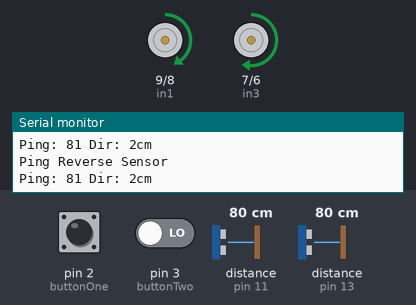
A sketch run on a simulated Arduino Uno, built with avr-gcc and run on an emulated ATmega328P. Parts: motor-driver pin pairs drawn as motors (green arrow = first pin HIGH = forward, orange = second pin HIGH = backward, longer = more drive, scaled by the enable pin), the last lines printed to the serial monitor. The test bench sets the inputs (shaded band); at power-on: pin 2 (buttonOne) LOW, distance to the obstacle (sensors on pin 11, pin 13) 80 cm, pin 3 (buttonTwo) LOW. The echo pulse lasts 58.3 µs per cm.

Above: at 13.3 s.
13.4 s: pin 2 (buttonOne) pulled HIGH for 3.2 s
At 15.1 s:
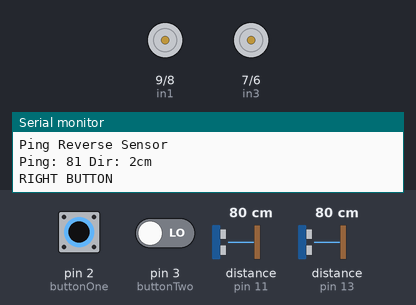
18.1 s: distance to the obstacle (sensor on pin 11) set to 4 cm
At 20.7 s:
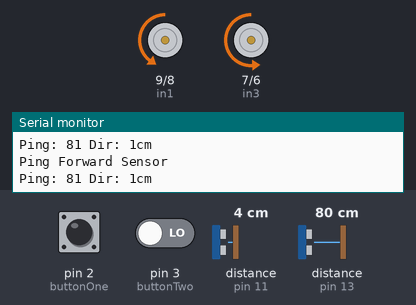
40.1 s: distance to the obstacle (sensor on pin 13) set to 47 cm
62.1 s: pin 2 (buttonOne) driven HIGH and pin 3 (buttonTwo) driven HIGH
74.4 s: distance to the obstacle (sensor on pin 11) set to 60 cm
Timing chart, 0 to 86.2 s (numbered marks = the images above; inputs shaded):
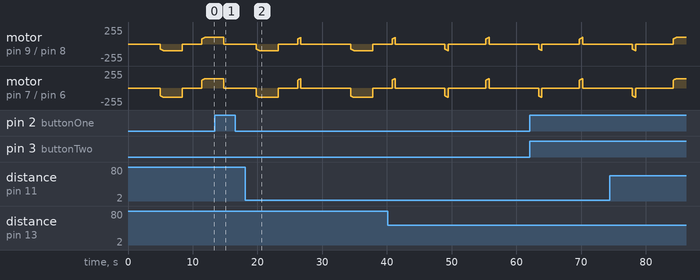

The sketch:

MyRobot01.ino
```cpp
#include <NewPing.h>

// configure ultrasonic rangefinger pins...
#define TRIGGER_PIN  12  // Arduino pin tied to trigger pin on the ultrasonic sensor.
#define ECHO_PIN_REV 11  // Arduino pin tied to echo pin on the ultrasonic sensor.
#define ECHO_PIN_FWD 13  // Arduino pin tied to echo pin on the ultrasonic sensor.
#define MAX_DISTANCE 200 // Maximum distance we want to ping for (in centimeters). Maximum sensor distance is rated at 400-500cm.

// configure motor controller pins...
// motor one:
int enA = 10;
int in1 = 9;
int in2 = 8;
// motor two:
int enB = 5;
int in3 = 7;
int in4 = 6;

// constants won't change. They're used here to set pin numbers:
const int buttonOne = 2;      // the number of the pushbutton pin
const int buttonTwo = 3;      // the number of the LED pin

// variables will change:
int buttonOneState = 0;       // variable for reading the pushbutton status
int buttonTwoState = 0;       // variable for reading the pushbutton status

// NewPing setup of pins and maximum distance.
NewPing sonarFwd(TRIGGER_PIN, ECHO_PIN_FWD, MAX_DISTANCE);

// NewPing setup of pins and maximum distance.
NewPing sonarRev(TRIGGER_PIN, ECHO_PIN_REV, MAX_DISTANCE);


unsigned int pingDelay(int duration, int pingdir)
{
  int p = 0;

  for (int i = 1; i < duration / 75; i++) {
    if (pingdir == 1) {
      p = sonarFwd.ping_cm();
      Serial.println("Ping Forward Sensor");
    }
    else {
      p = sonarRev.ping_cm();
      Serial.println("Ping Reverse Sensor");
    }
    Serial.print("Ping: ");
    Serial.print(p);          // Send ping, get distance in cm and print result (0 = outside set distance range)
    Serial.print(" Dir: ");
    Serial.print(pingdir);    // Send ping, get distance in cm and print result (0 = outside set distance range)
    Serial.println("cm ");

    if (p > 0 and p < 50) {
        // turn off motors!
        digitalWrite(in1, LOW);
        digitalWrite(in2, LOW);
        digitalWrite(in3, LOW);
        digitalWrite(in4, LOW);
     // Serial.println("*** STOPPED ***");
    }
    delay(50);  // Wait 50ms between pings (about 20 pings/sec). 29ms should be the shortest delay between pings.
  }
}


void varySpeed(int startSpeed, int endSpeed)
{
  // this function will run the motors across the range of possible speeds
  // note that maximum speed is determined by the motor itself and the operating voltage
  // the PWM values sent by analogWrite() are fractions of the maximum speed possible
  // by your hardware

  // *** this function assumes :
  // ***    robot is already in motion ***
  // ***    robot will be stopped by the calling funtion ***

  if (endSpeed > startSpeed) {    // accelerate to endSpeed
    for (int i = startSpeed; i < endSpeed; i++)
    {
      analogWrite(enA, i);
      analogWrite(enB, i+43);  // fine-tune LEFT wheels with a little more power
      delay(20);
    }
  }

  if (endSpeed < startSpeed) {    // decelerate from maximum speed to zero
    for (int i = endSpeed; i >= startSpeed; --i)
    {
      analogWrite(enA, i);
      analogWrite(enB, i+5);
      delay(20);
    }
  }
}

void driveForward(int duration, int speed){ // this function will run the motors in REVERSE at a specified speed

  // turn on motor A
  digitalWrite(in1, LOW);
  digitalWrite(in2, HIGH);
  // turn on motor B
  digitalWrite(in3, LOW);
  digitalWrite(in4, HIGH);

  // set motors to speed in possible range 0~255
  //analogWrite(enA, speed);
  //analogWrite(enB, speed);

  // accellerate to desired speed
  varySpeed(75, speed);

  Serial.println("FORWARD");

  // run the motors for this duration
  //delay(duration);
  pingDelay(duration, 1);

  // decellerate to desired speed
  varySpeed(speed, 75);

  // now turn off motors
  digitalWrite(in1, LOW);
  digitalWrite(in2, LOW);
  digitalWrite(in3, LOW);
  digitalWrite(in4, LOW);
}


void driveReverse(int duration, int speed){ // this function will run the motors in FORWARD at a specified speed

  // turn on motor A
  digitalWrite(in1, HIGH);
  digitalWrite(in2, LOW);
  // turn on motor B
  digitalWrite(in3, HIGH);
  digitalWrite(in4, LOW);

  // set motors to speed in possible range 0~255
  //analogWrite(enA, speed);
  //analogWrite(enB, speed);

  // accellerate to desired speed
  varySpeed(75, speed);

  Serial.println("REVERSE");

  // run the motors for this duration
  // delay(duration);
  pingDelay(duration, 2);

  // decellerate to indicated speed
  varySpeed(speed, 75);

  // now turn off motors
  digitalWrite(in1, LOW);
  digitalWrite(in2, LOW);
  digitalWrite(in3, LOW);
  digitalWrite(in4, LOW);
}


void spinRight(int duration, int speed)
{
  // this function will run the left motors in reverse at a fixed speed
  // and the right motors forward to attempt a 90 degree left turn
  // turn on motor A
  digitalWrite(in1, HIGH);
  digitalWrite(in2, LOW);

  // turn on motor B
  digitalWrite(in3, LOW);
  digitalWrite(in4, HIGH);

  // set motor A speed to 100 out of possible range 0~255
  analogWrite(enA, speed);

  // set motor B speed to 100 out of possible range 0~255
  analogWrite(enB, speed);

  // spin this duration
  delay(duration);

  // now turn off motors
  digitalWrite(in1, LOW);
  digitalWrite(in2, LOW);
  digitalWrite(in3, LOW);
  digitalWrite(in4, LOW);
}

void spinLeft(int duration, int speed)
{
  // this function will run the left motors in reverse at a fixed speed
  // and the right motors forward to attempt a 90 degree left turn
  // turn on motor A
  digitalWrite(in1, LOW);
  digitalWrite(in2, HIGH);

  // turn on motor B
  digitalWrite(in3, HIGH);
  digitalWrite(in4, LOW);

  // set motor A speed to 100 out of possible range 0~255
  analogWrite(enA, speed);

  // set motor B speed to 100 out of possible range 0~255
  analogWrite(enB, speed);

  // spin this duration
  delay(duration);

  // now turn off motors
  digitalWrite(in1, LOW);
  digitalWrite(in2, LOW);
  digitalWrite(in3, LOW);
  digitalWrite(in4, LOW);
}


void setup() {
  // set all the motor control pins to outputs
  pinMode(enA, OUTPUT);
  pinMode(enB, OUTPUT);
  pinMode(in1, OUTPUT);
  pinMode(in2, OUTPUT);
  pinMode(in3, OUTPUT);
  pinMode(in4, OUTPUT);

  // initialize the pushbuttons:
  pinMode(buttonOne, INPUT);
  pinMode(buttonTwo, INPUT);


  // Open serial monitor at 115200 baud to see ping results.
  Serial.begin(115200);
}

void loop() {

  delay(5000);                // wait 10 seconds
  driveForward(4000,100);     // duration (in milliseconds) and speed (0 to 255)

  //delay(1000);
  //spinRight(750, 150);      // duration (in milliseconds) and speed (0 to 255)
  //delay(500);
  //spinLeft(750, 150);       // duration (in milliseconds) and speed (0 to 255)

  delay(3000);
  driveReverse(4000,100);     // duration (in milliseconds) and speed (0 to 255)

  /////////////////////////////

  // read the state of the pushbuttons:
  buttonOneState = digitalRead(buttonOne);
  buttonTwoState = digitalRead(buttonTwo);

  // check if a pushbutton is pressed.
  if (buttonOneState == HIGH) {
    Serial.println("RIGHT BUTTON");
  }

  if (buttonTwoState == HIGH) {
    Serial.println("LEFT BUTTON");
  }

}
```
